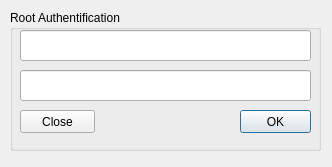
<?xml version="1.0" encoding="UTF-8"?>
<ui version="4.0">
 <class>DialogSudo</class>
 <widget class="QDialog" name="DialogSudo">
  <property name="geometry">
   <rect>
    <x>0</x>
    <y>0</y>
    <width>332</width>
    <height>167</height>
   </rect>
  </property>
  <property name="windowTitle">
   <string>Sudo su</string>
  </property>
  <widget class="QGroupBox" name="groupBox">
   <property name="geometry">
    <rect>
     <x>10</x>
     <y>10</y>
     <width>311</width>
     <height>141</height>
    </rect>
   </property>
   <property name="styleSheet">
    <string notr="true">font: 57 10pt &quot;Engravers MT&quot;;</string>
   </property>
   <property name="title">
    <string>Root Authentification</string>
   </property>
   <widget class="QPushButton" name="ok">
    <property name="geometry">
     <rect>
      <x>230</x>
      <y>100</y>
      <width>71</width>
      <height>23</height>
     </rect>
    </property>
    <property name="toolTip">
     <string>&lt;html&gt;&lt;head/&gt;&lt;body&gt;&lt;p&gt;Confirm root data&lt;/p&gt;&lt;/body&gt;&lt;/html&gt;</string>
    </property>
    <property name="styleSheet">
     <string notr="true">font: 57 12pt &quot;Engravers MT&quot;;</string>
    </property>
    <property name="text">
     <string>OK</string>
    </property>
   </widget>
   <widget class="QLineEdit" name="pseudo">
    <property name="geometry">
     <rect>
      <x>10</x>
      <y>20</y>
      <width>291</width>
      <height>31</height>
     </rect>
    </property>
    <property name="styleSheet">
     <string notr="true">font: 75 12pt &quot;Courier New&quot;;</string>
    </property>
   </widget>
   <widget class="QLineEdit" name="passwd">
    <property name="geometry">
     <rect>
      <x>10</x>
      <y>60</y>
      <width>291</width>
      <height>31</height>
     </rect>
    </property>
    <property name="styleSheet">
     <string notr="true">font: 75 12pt &quot;Courier New&quot;;</string>
    </property>
    <property name="echoMode">
     <enum>QLineEdit::Password</enum>
    </property>
   </widget>
   <widget class="QPushButton" name="close">
    <property name="geometry">
     <rect>
      <x>10</x>
      <y>100</y>
      <width>75</width>
      <height>23</height>
     </rect>
    </property>
    <property name="styleSheet">
     <string notr="true">font: 75 12pt &quot;Bell MT&quot;;</string>
    </property>
    <property name="text">
     <string>Close</string>
    </property>
   </widget>
  </widget>
 </widget>
 <resources/>
 <connections/>
</ui>
